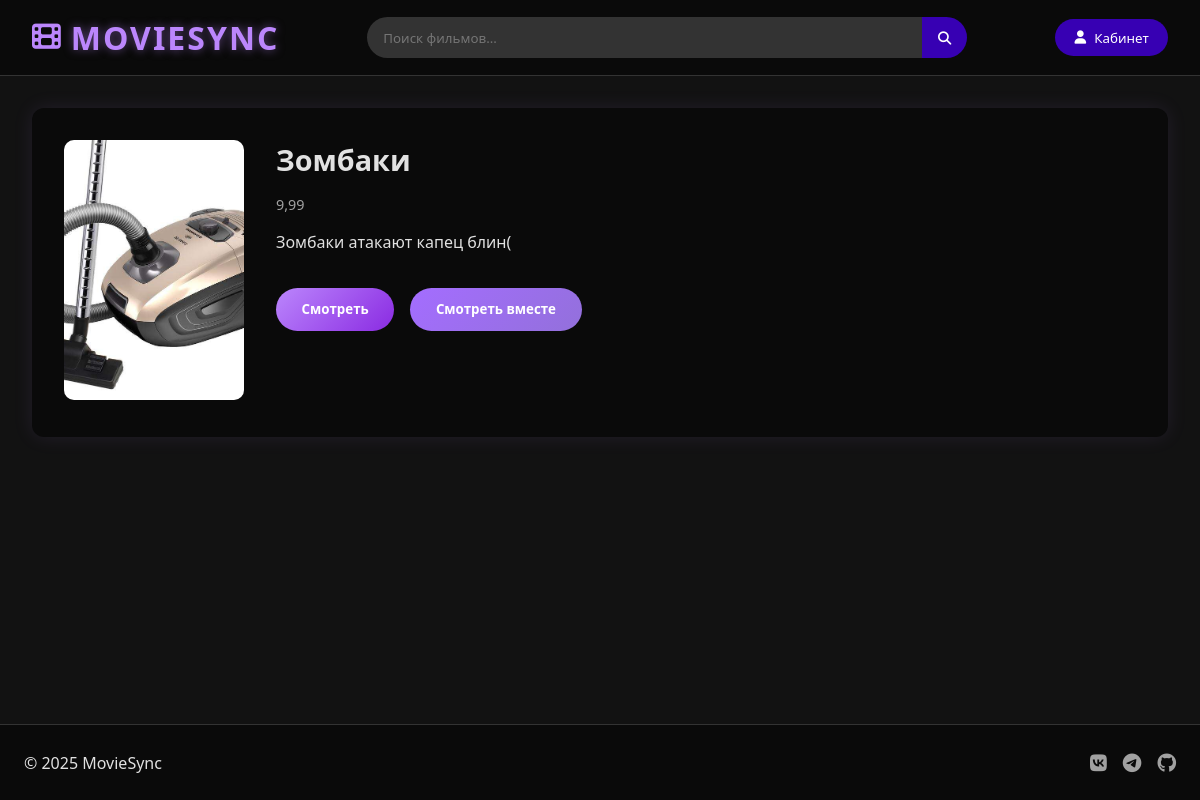
The page /1 on the database its author committed.
### main/models.py (models this page shows, shortened)
class Films(models.Model):
    title = models.CharField('Название фильма',max_length=150)
    description = models.CharField('Описание фильма', max_length=350)
    picture = models.ImageField(upload_to='pictures/films')
    rating = models.DecimalField(max_digits=3, decimal_places=2, null=True, blank=True)
    class Meta:
        verbose_name = 'Фильм'
        verbose_name_plural = 'Фильмы'

### main/views.py (the view)
# urls.py: path('<int:pk>', views.FilsDetailView.as_view(), name='film_detail'),
class FilsDetailView(DetailView):
    model = Films
    template_name = 'main/FilmCard.html'
    context_object_name = 'film'

### main/templates/main/FilmCard.html (shortened to what this page needs)
    <!DOCTYPE html>
<html lang="ru">
<head>
    <link rel="stylesheet" href="../../static/main/css/movie.css">
    <link rel="stylesheet" href="../../static/main/css/CSSFile.css">
    <link rel="stylesheet" href="https://cdnjs.cloudflare.com/ajax/libs/font-awesome/6.4.0/css/all.min.css">
</head>
<body>
    <header class="header">
        <a href="{% url 'main_screen' %}" class="logo">
            <i class="fas fa-film"></i>
            <span class="logo-text">MOVIESYNC</span>
        </a>
        <div class="search-bar">
            <input type="text" placeholder="Поиск фильмов...">
            <button><i class="fas fa-search"></i></button>
        </div>
        <div class="user-actions">
            <a href="{}" >
                <button class="btn btn-profile hidden"><i class="fas fa-user"></i> Кабинет</button>
            </a>
        </div>
    </header>
    <main class="content">
    <div class="movie-card">
        <div class="movie-poster">
            <img src="{{ film.picture.url }}" alt="Постер фильма">
        </div>
        <div class="movie-details">
            <h2 class="movie-title">{{film.title}}</h2>
            <p class="movie-tags">{{film.rating}}</p>
            <p class="movie-description">
                {{film.description}}
            </p>
            <div class="movie-buttons">
                <button class="btn-watch">Смотреть</button>
                <button class="btn-watch-together">Смотреть вместе</button>
            </div>
        </div>
    </div>
</main>
    <footer class="footer">
        <div class="footer-content">
            <p>© 2025 MovieSync</p>
            <div class="social-links">
                <a href="#"><i class="fab fa-vk"></i></a>
                <a href="#"><i class="fab fa-telegram"></i></a>
                <a href="https://github.com/S-SwarB-B/MovieSync"><i class="fab fa-github"></i></a>
            </div>
        </div>
    </footer>
</body>
</html>

### main/static/main/css/movie.css (style rules this page uses)
.movie-card { display: flex; background-color: var(--darker-bg); padding: 2rem; border-radius: 12px; box-shadow: 0 0 20px rgba(187, 134, 252, 0.1); gap: 2rem; align-items: flex-start; }
.movie-poster img { width: 180px; height: 260px; object-fit: cover; border-radius: 10px; background-color: #333; }
.movie-details { flex: 1; display: flex; flex-direction: column; gap: 1rem; }
.movie-title { font-size: 1.8rem; color: var(--text); }
.movie-tags { color: var(--text-secondary); font-size: 0.9rem; }
.movie-description { color: var(--text); line-height: 1.6; max-width: 600px; }
.movie-buttons { display: flex; gap: 1rem; margin-top: 1rem; }
.btn-watch, .btn-watch-together { padding: 0.8rem 1.6rem; border: none; border-radius: 25px; cursor: pointer; font-weight: bold; transition: background-color 0.3s ease; color: #fff; }
.btn-watch { background: linear-gradient(135deg, #BB86FC, #8A2BE2); }
.btn-watch-together { background: linear-gradient(135deg, #A46DFF, #9370DB); }
a { text-decoration: none; }

### main/static/main/css/CSSFile.css (style rules this page uses)
a { text-decoration: none; }
:root { --dark-bg: #121212; --darker-bg: #0a0a0a; --primary: #BB86FC; --primary-dark: #3700B3; --secondary: #03DAC6; --text: #e1e1e1; --text-secondary: #a1a1a1; }
html { overflow-y: scroll; }
* { margin: 0; padding: 0; box-sizing: border-box; font-family: 'Segoe UI', Tahoma, Geneva, Verdana, sans-serif; }
body { background-color: var(--dark-bg); color: var(--text); min-height: 100vh; display: flex; flex-direction: column; }
.header { background-color: var(--darker-bg); padding: 1rem 2rem; display: flex; align-items: center; justify-content: space-between; border-bottom: 1px solid #333; }
.logo { display: flex; align-items: center; gap: 10px; font-size: 1.5rem; color: var(--primary); text-decoration: none; }
.logo i { font-size: 1.8rem; }
.search-bar { display: flex; flex-grow: 1; max-width: 600px; margin: 0 2rem; }
.search-bar input { width: 100%; padding: 0.7rem 1rem; border-radius: 25px 0 0 25px; border: none; background-color: #333; color: var(--text); }
.search-bar button { padding: 0 1rem; border-radius: 0 25px 25px 0; border: none; background-color: var(--primary-dark); color: white; cursor: pointer; }
.user-actions { display: flex; gap: 1rem; align-items: center; }
.btn { padding: 0.6rem 1.2rem; border-radius: 25px; cursor: pointer; font-weight: 500; transition: all 0.3s ease; }
.content { flex: 1; padding: 2rem; }
.footer { background-color: var(--darker-bg); padding: 1.5rem; border-top: 1px solid #333; }
.footer-content { display: flex; justify-content: space-between; align-items: center; max-width: 1200px; margin: 0 auto; }
.social-links { display: flex; gap: 1rem; }
.social-links a { color: var(--text-secondary); font-size: 1.2rem; transition: color 0.3s ease; }
.logo-text { font-size: 2rem; font-weight: 700; letter-spacing: 2px; color: var(--primary); text-shadow: 0 0 10px rgba(187, 134, 252, 0.5); }
.btn-profile { background-color: var(--primary-dark); color: white; padding: 0.6rem 1.2rem; border-radius: 25px; border: none; cursor: pointer; display: flex; align-items: center; gap: 8px; }

### rows shown on the page
Films: picture (picture), title "Зомбаки", rating "9,99", description "Зомбаки атакают капец блин("
